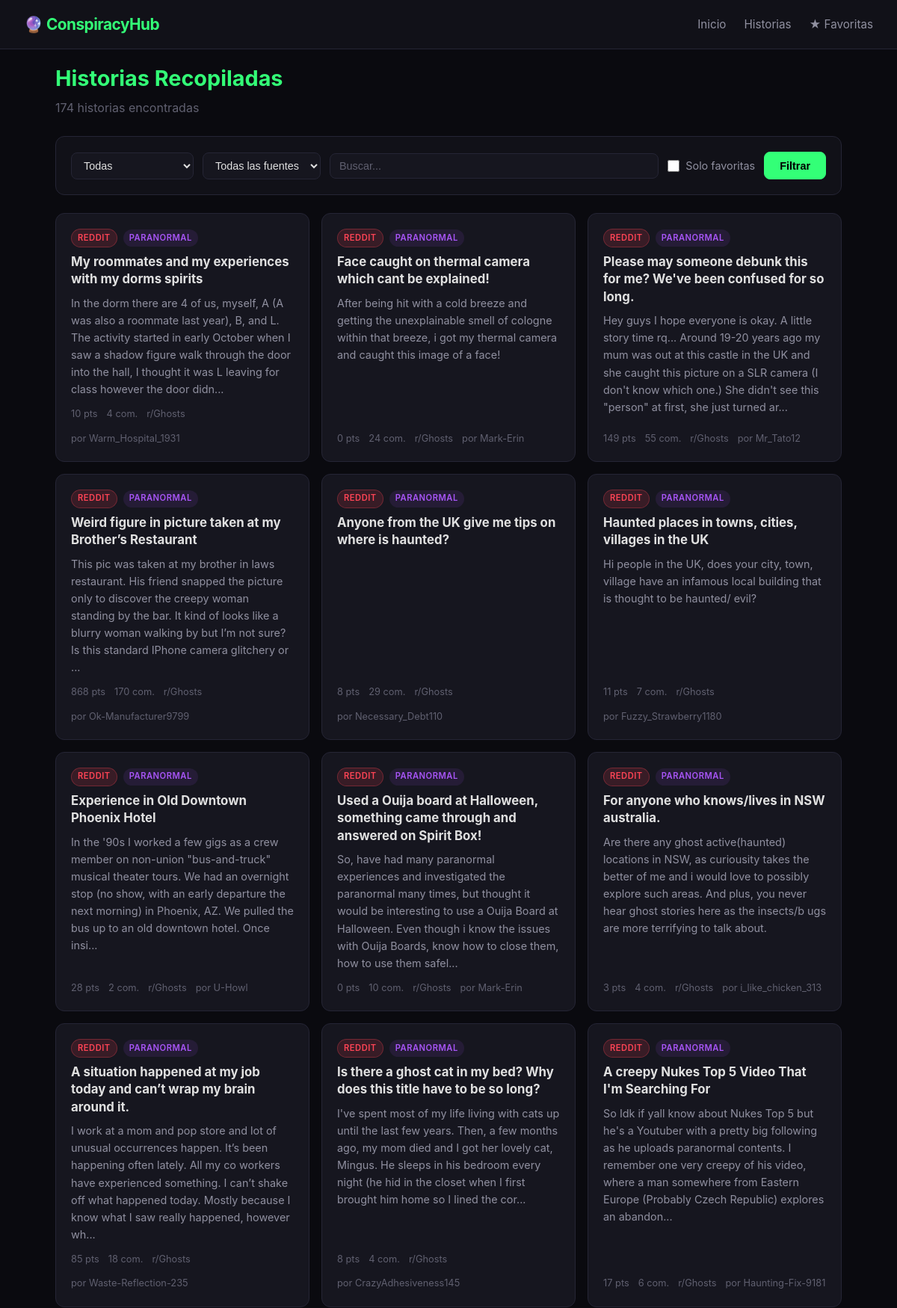
The page /stories (upper part) on the database its author committed.
### tables this page shows
CREATE TABLE stories (
    id INTEGER PRIMARY KEY AUTOINCREMENT,
    title TEXT NOT NULL,
    content TEXT DEFAULT '',
    author TEXT DEFAULT '',
    source TEXT NOT NULL,
    source_url TEXT NOT NULL,
    sub_source TEXT DEFAULT '',
    score INTEGER DEFAULT 0,
    comment_count INTEGER DEFAULT 0,
    category TEXT DEFAULT 'paranormal',
    published_at TIMESTAMP,
    fetched_at TIMESTAMP DEFAULT CURRENT_TIMESTAMP,
    is_favorite INTEGER DEFAULT 0
);

### app.py (the view)
@app.get("/stories", response_class=HTMLResponse)
async def stories_list(
    request: Request,
    category: str = Query("all"),
    source: str = Query("all"),
    search: str = Query(""),
    favorite: bool = Query(False),
    page: int = Query(1, ge=1),
):
    per_page = 20
    offset = (page - 1) * per_page
    stories, total = get_stories(
        category=category,
        source=source,
        search=search,
        favorite_only=favorite,
        limit=per_page,
        offset=offset,
    )
    total_pages = max(1, (total + per_page - 1) // per_page)
    return templates.TemplateResponse(
        "stories.html",
        {
            "request": request,
            "stories": stories,
            "categories": CATEGORIES,
            "current_category": category,
            "current_source": source,
            "current_search": search,
            "favorite_only": favorite,
            "page": page,
            "total_pages": total_pages,
            "total": total,
        },
    )

### templates/stories.html (shortened to what this page needs)
{% extends "base.html" %}
{% block content %}
<section class="page-header">
    <h1>Historias Recopiladas</h1>
    <p class="subtitle">{{ total }} historias encontradas</p>
</section>
<form method="GET" action="/stories" class="filters">
    <div class="filter-row">
        <select name="category" class="filter-select">
            {% for val, label in categories %}
            <option value="{{ val }}" {% if current_category == val %}selected{% endif %}>{{ label }}</option>
            {% endfor %}
        </select>
        <select name="source" class="filter-select">
            <option value="all" {% if current_source == 'all' %}selected{% endif %}>Todas las fuentes</option>
        </select>
        <input type="text" name="search" placeholder="Buscar..." value="{{ current_search }}" class="filter-input">
        <label class="checkbox-label">
            <input type="checkbox" name="favorite" value="true" {% if favorite_only %}checked{% endif %}>
            Solo favoritas
        </label>
        <button type="submit" class="btn btn-primary">Filtrar</button>
    </div>
</form>
{% if stories %}
<div class="story-grid">
    {% for story in stories %}
    <a href="/stories/{{ story.id }}" class="story-card">
        <div class="story-meta">
            <span class="badge badge-{{ story.source }}">{{ story.source }}</span>
            <span class="badge badge-{{ story.category }}">{{ story.category }}</span>
        </div>
        <h3>{{ story.title }}</h3>
        <p>{{ story.content[:250] }}{% if story.content|length > 250 %}...{% endif %}</p>
        <div class="story-footer">
            <span>{{ story.score }} pts</span>
            <span>{{ story.comment_count }} com.</span>
            {% if story.sub_source %}<span>r/{{ story.sub_source }}</span>{% endif %}
            {% if story.author %}<span>por {{ story.author }}</span>{% endif %}
        </div>
    </a>
    {% endfor %}
</div>
{% else %}
<div class="empty-state">
    <p>&#128123; No hay historias que coincidan con los filtros.</p>
    <p>Prueba a <a href="/fetch">escanear</a> nuevo contenido o ajusta los filtros.</p>
</div>
{% endif %}
{% endblock %}

### static/style.css (style rules this page uses)
:root { --bg-primary: #0a0a0f; --bg-secondary: #111118; --bg-card: #16161f; --bg-card-hover: #1e1e2a; --text-primary: #e0e0e0; --text-secondary: #9090a0; --text-muted: #606070; --accent-green: #33ff77; --accent-red: #ff4455; --accent-purple: #a855f7; --accent-blue: #3388ff; --accent-orange: #ff8844; --border: #252535; --border-hover: #3a3a4a; --radius: 8px; --radius-lg: 12px; --shadow: 0 2px 12px rgba(0, 0, 0, 0.4); --transition: 0.2s ease; }
*, *::before, *::after { margin: 0; padding: 0; box-sizing: border-box; }
html { font-size: 16px; scroll-behavior: smooth; }
body { font-family: -apple-system, BlinkMacSystemFont, "Segoe UI", Roboto, Oxygen, Ubuntu, Cantarell, sans-serif; background: var(--bg-primary); color: var(--text-primary); line-height: 1.6; min-height: 100vh; display: flex; flex-direction: column; }
.page-header { margin-bottom: 1.5rem; }
.page-header h1 { font-size: 1.8rem; color: var(--accent-green); }
.subtitle { color: var(--text-muted); margin-top: 0.25rem; }
.checkbox-label { color: var(--text-secondary); font-size: 0.9rem; cursor: pointer; user-select: none; display: flex; align-items: center; gap: 0.5rem; }
.checkbox-label input[type="checkbox"] { width: 16px; height: 16px; accent-color: var(--accent-green); }
.btn { display: inline-block; padding: 0.6rem 1.25rem; border: 1px solid var(--border); border-radius: var(--radius); font-size: 0.9rem; font-weight: 500; cursor: pointer; text-decoration: none; transition: all var(--transition); color: var(--text-primary); background: var(--bg-card); }
.btn-primary { background: var(--accent-green); color: #000; border-color: var(--accent-green); font-weight: 600; }
.filters { background: var(--bg-secondary); border: 1px solid var(--border); border-radius: var(--radius-lg); padding: 1.25rem; margin-bottom: 1.5rem; }
.filter-row { display: flex; align-items: center; gap: 0.75rem; flex-wrap: wrap; }
.filter-select { background: var(--bg-card); color: var(--text-primary); border: 1px solid var(--border); border-radius: var(--radius); padding: 0.5rem 0.75rem; font-size: 0.9rem; cursor: pointer; }
.filter-input { background: var(--bg-card); color: var(--text-primary); border: 1px solid var(--border); border-radius: var(--radius); padding: 0.5rem 0.75rem; font-size: 0.9rem; min-width: 200px; flex: 1; }
.filter-input::placeholder { color: var(--text-muted); }
.story-grid { display: grid; grid-template-columns: repeat(auto-fill, minmax(320px, 1fr)); gap: 1rem; margin-bottom: 1.5rem; }
.story-card { background: var(--bg-card); border: 1px solid var(--border); border-radius: var(--radius-lg); padding: 1.25rem; text-decoration: none; color: inherit; transition: all var(--transition); display: flex; flex-direction: column; }
.story-card h3 { font-size: 1.05rem; margin: 0.5rem 0; color: var(--text-primary); line-height: 1.4; }
.story-card p { color: var(--text-secondary); font-size: 0.9rem; flex: 1; margin-bottom: 0.75rem; }
.story-meta { display: flex; align-items: center; gap: 0.5rem; flex-wrap: wrap; }
.story-footer { display: flex; gap: 0.75rem; color: var(--text-muted); font-size: 0.8rem; flex-wrap: wrap; }
.badge { display: inline-block; padding: 0.15rem 0.5rem; border-radius: 20px; font-size: 0.7rem; font-weight: 600; text-transform: uppercase; letter-spacing: 0.5px; }
.badge-reddit { background: rgba(255, 68, 85, 0.15); color: var(--accent-red); border: 1px solid rgba(255, 68, 85, 0.3); }
.badge-paranormal { background: rgba(168, 85, 247, 0.1); color: var(--accent-purple); }

### rows shown on the page
stories: source "REDDIT", category "PARANORMAL", title "My roommates and my experiences with my dorms spirits", content "In the dorm there are 4 of us, myself, A (A was also a roommate last year), B, and L. The activity started in early October when I saw a shadow figure walk through the door into the hall, I thought it was L leaving for class however the door didn", score "10", comment_count "4", sub_source "Ghosts", author "Warm_Hospital_1931"
stories: source "REDDIT", category "PARANORMAL", title "Face caught on thermal camera which cant be explained!", content "After being hit with a cold breeze and getting the unexplainable smell of cologne within that breeze, i got my thermal camera and caught this image of a face!", score "0", comment_count "24", sub_source "Ghosts", author "Mark-Erin"
stories: source "REDDIT", category "PARANORMAL", title "Please may someone debunk this for me? We've been confused for so long.", content "Hey guys I hope everyone is okay. A little story time rq... Around 19-20 years ago my mum was out at this castle in the UK and she caught this picture on a SLR camera (I don't know which one.) She didn't see this \"person\" at first, she just turned ar", score "149", comment_count "55", sub_source "Ghosts", author "Mr_Tato12"
stories: source "REDDIT", category "PARANORMAL", title "Weird figure in picture taken at my Brother’s Restaurant", content "This pic was taken at my brother in laws restaurant. His friend snapped the picture only to discover the creepy woman standing by the bar. It kind of looks like a blurry woman walking by but I’m not sure? Is this standard IPhone camera glitchery or", score "868", comment_count "170", sub_source "Ghosts", author "Ok-Manufacturer9799"
stories: source "REDDIT", category "PARANORMAL", title "Anyone from the UK give me tips on where is haunted?", score "8", comment_count "29", sub_source "Ghosts", author "Necessary_Debt110"
stories: source "REDDIT", category "PARANORMAL", title "Haunted places in towns, cities, villages in the UK", content "Hi people in the UK, does your city, town, village have an infamous local building that is thought to be haunted/ evil?", score "11", comment_count "7", sub_source "Ghosts", author "Fuzzy_Strawberry1180"
stories: source "REDDIT", category "PARANORMAL", title "Experience in Old Downtown Phoenix Hotel", content "In the '90s I worked a few gigs as a crew member on non-union \"bus-and-truck\" musical theater tours. We had an overnight stop (no show, with an early departure the next morning) in Phoenix, AZ. We pulled the bus up to an old downtown hotel. Once insi", score "28", comment_count "2", sub_source "Ghosts", author "U-Howl"
stories: source "REDDIT", category "PARANORMAL", title "Used a Ouija board at Halloween, something came through and answered on Spirit Box!", content "So, have had many paranormal experiences and investigated the paranormal many times, but thought it would be interesting to use a Ouija Board at Halloween. Even though i know the issues with Ouija Boards, know how to close them, how to use them safel", score "0", comment_count "10", sub_source "Ghosts", author "Mark-Erin"
stories: source "REDDIT", category "PARANORMAL", title "For anyone who knows/lives in NSW australia.", content "Are there any ghost active(haunted) locations in NSW, as curiousity takes the better of me and i would love to possibly explore such areas. And plus, you never hear ghost stories here as the insects/b ugs are more terrifying to talk about.", score "3", comment_count "4", sub_source "Ghosts", author "i_like_chicken_313"
stories: source "REDDIT", category "PARANORMAL", title "A situation happened at my job today and can’t wrap my brain around it.", content "I work at a mom and pop store and lot of unusual occurrences happen. It’s been happening often lately. All my co workers have experienced something. I can’t shake off what happened today. Mostly because I know what I saw really happened, however wh", score "85", comment_count "18", sub_source "Ghosts", author "Waste-Reflection-235"
stories: source "REDDIT", category "PARANORMAL", title "Is there a ghost cat in my bed? Why does this title have to be so long?", content "I've spent most of my life living with cats up until the last few years. Then, a few months ago, my mom died and I got her lovely cat, Mingus. He sleeps in his bedroom every night (he hid in the closet when I first brought him home so I lined the cor", score "8", comment_count "4", sub_source "Ghosts", author "CrazyAdhesiveness145"
stories: source "REDDIT", category "PARANORMAL", title "A creepy Nukes Top 5 Video That I'm Searching For", content "So Idk if yall know about Nukes Top 5 but he's a Youtuber with a pretty big following as he uploads paranormal contents. I remember one very creepy of his video, where a man somewhere from Eastern Europe (Probably Czech Republic) explores an abandon", score "17", comment_count "6", sub_source "Ghosts", author "Haunting-Fix-9181"

### other values the page prints
{{ total }} "174"
form field category "Todas"
